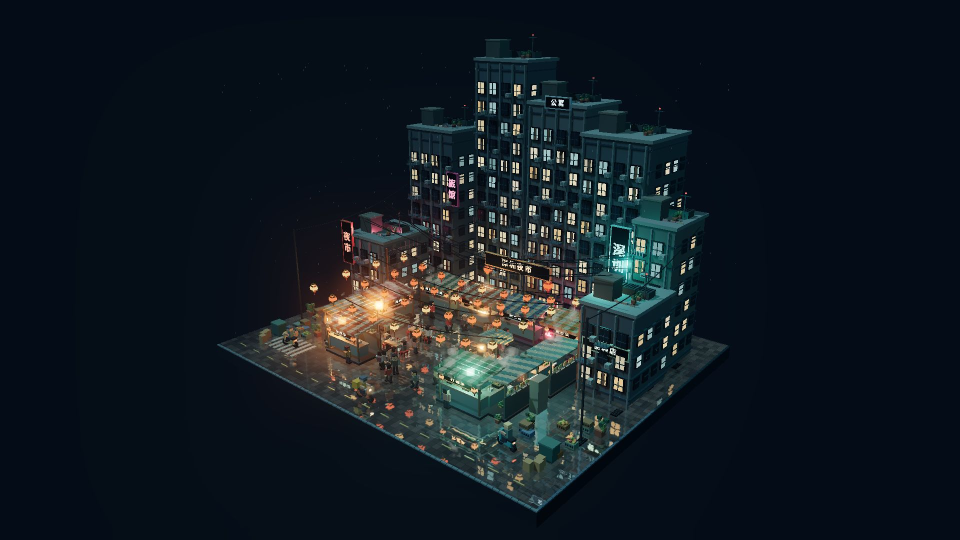
#> input picture 2b-blender/astra/scripts/browser_reference.png, 1920 x 1080 px (shown at 1/2 size)
$ python make_compare.py
#> lines starting #> are read from the running program, lines starting #| are printed output that depends on the picture
"""Assemble matching full-frame views without cropping, stretching, or retouching either."""
from PIL import Image,ImageDraw,ImageFont
from pathlib import Path
import json
root=Path(__file__).resolve().parent.parent
browser=Image.open(root/'scripts/browser_reference.png').convert('RGB')
#> browser is the input picture: PIL image 1920x1080 RGB; mean R, G, B 18.4, 26.8, 33.8
blender=Image.open(root/'scripts/blender_reference.png').convert('RGB')
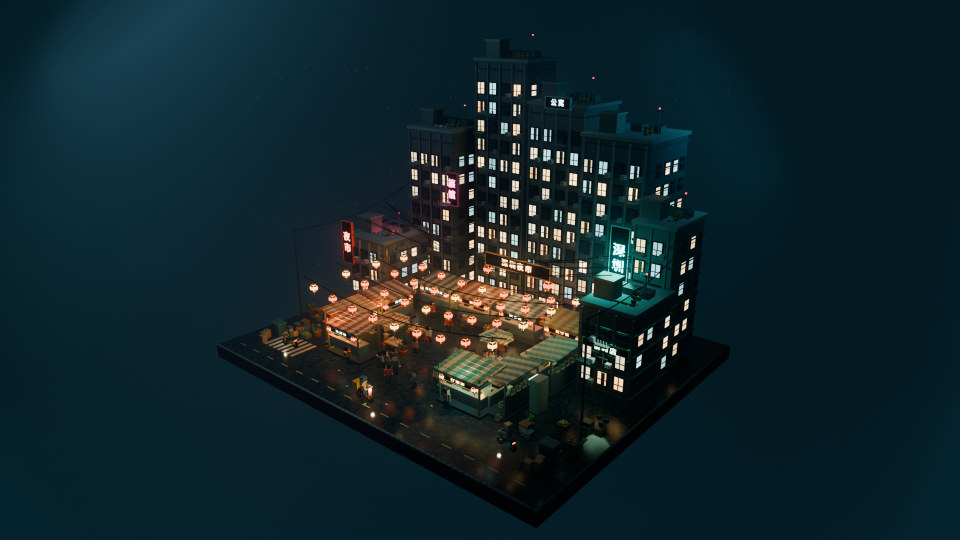
#> input picture 2b-blender/astra/scripts/blender_reference.png, 1920 x 1080 px (shown at 1/2 size)
#> blender is the input picture: PIL image 1920x1080 RGB; mean R, G, B 17.6, 37.5, 43.7
assert browser.size==blender.size==(1920,1080)
out=Image.new('RGB',(1920,1080),'#08151c');d=ImageDraw.Draw(out)
#> after `out = Image.new('RGB', (1920, 1080), '#08151c')`:
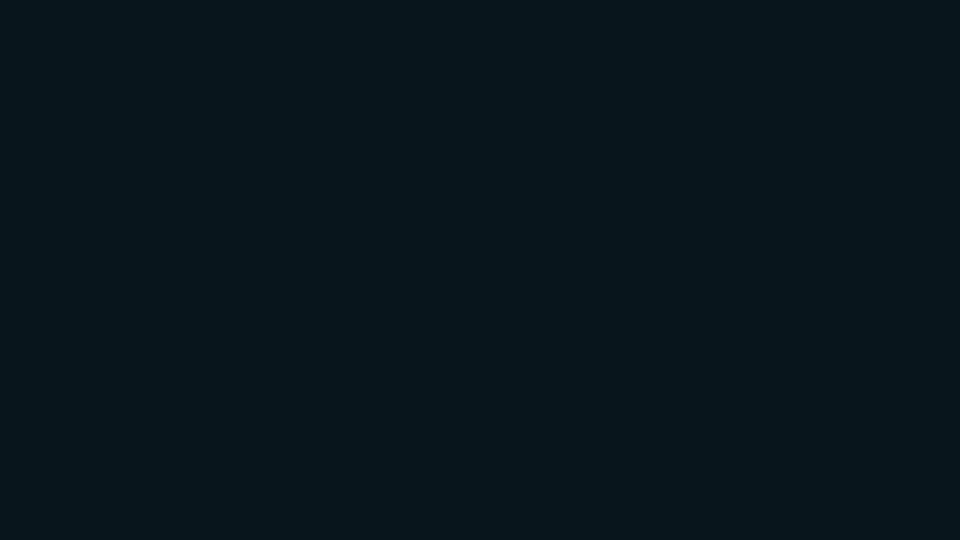
#> out: PIL image 1920x1080 RGB (shown at 1/2 size); mean R, G, B 8, 21, 28
def font(size,bold=False):
#> called with size = 40, bold = True
    candidates=[Path('C:/Windows/Fonts/seguisb.ttf' if bold else 'C:/Windows/Fonts/segoeui.ttf'),Path('/usr/share/fonts/truetype/dejavu/DejaVuSans.ttf')]
    for p in candidates:
        if p.exists():return ImageFont.truetype(str(p),size)
    return ImageFont.load_default(size=size)
d.text((56,62),'SHENZHEN  /  AFTER RAIN',font=font(40,True),fill='#e0c6a2')
d.text((56,121),'The same procedural city. A cinematic interpretation.',font=font(22),fill='#8fa6ae')
for x,img,title,subtitle in [(0,browser,'01   BROWSER ORIGINAL','Three.js · original materials and lighting'),(960,blender,'02   BLENDER CINEMATIC','EEVEE · practical lighting, volumes and wet stone')]:
    out.paste(img.resize((960,540),Image.Resampling.LANCZOS),(x,252))
    d.text((x+56,831),title,font=font(26,True),fill='#e5cfb1')
    d.text((x+56,876),subtitle,font=font(20),fill='#98b2b9')
#> this loop made 2 passes
#> (x, title) on passes 1 to 2: (0, '01   BROWSER ORIGINAL'), (960, '02   BLENDER CINEMATIC')
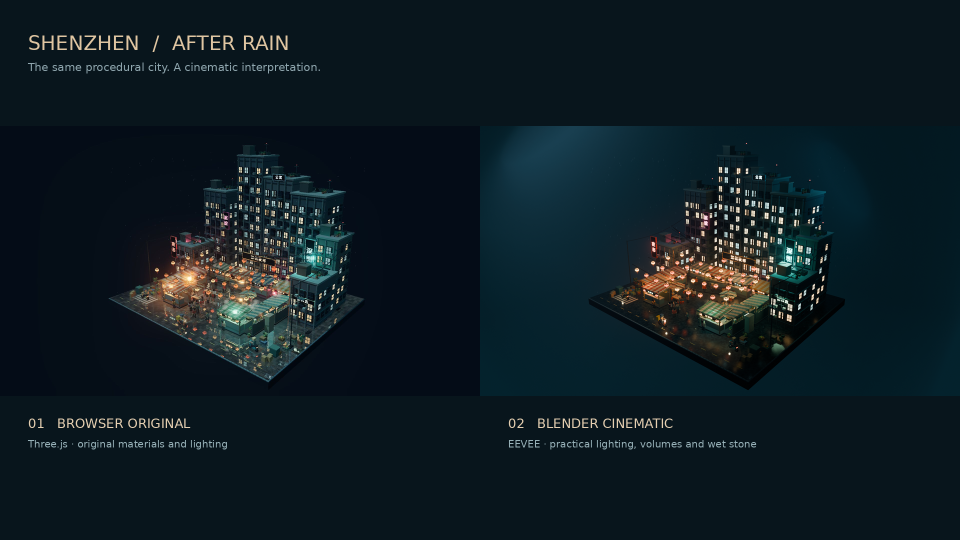
#> out: PIL image 1920x1080 RGB (shown at 1/2 size); mean R, G, B 14.3, 27.7, 34.4
d.line((960,222,960,929),fill='#23404a',width=2)
d.line((56,969,1864,969),fill='#23404a',width=1)
d.text((56,994),'MATCHED CAMERA  ·  position (38, 28, 44)  ·  target (0, 7, -1)  ·  vertical FOV 42°  ·  time 0.000 s',font=font(18),fill='#76949e')
out.save(root/'render/compare.png')
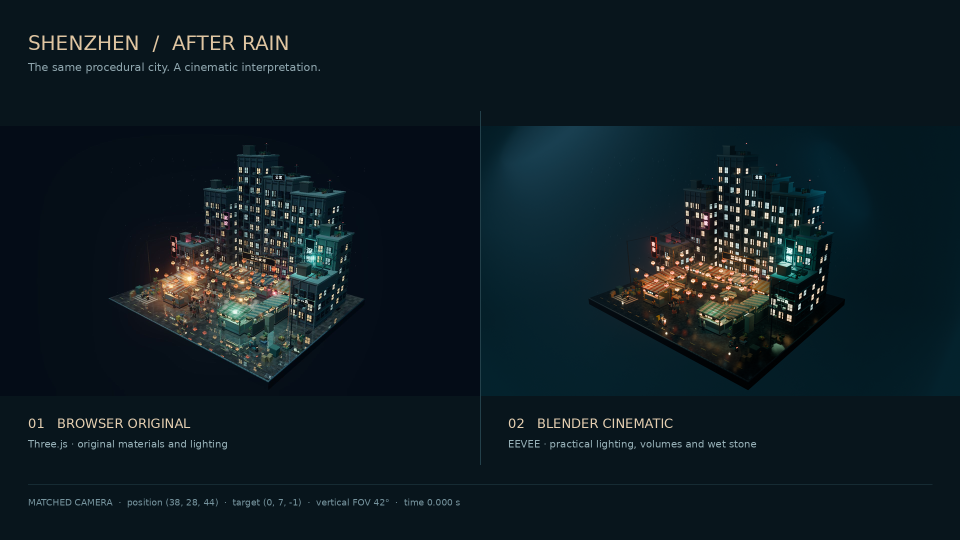
#> saved as compare.png: PIL image 1920x1080 RGB (shown at 1/2 size); mean R, G, B 14.5, 28, 34.6
(root/'render/comparison_metadata.json').write_text(json.dumps({'source':'unchanged Part 1 index.html','source_time_seconds':0,'source_position':[38,28,44],'source_target':[0,7,-1],'blender_position':[38,-44,28],'blender_target':[0,1,7],'vertical_fov_degrees':42,'input_resolution':[1920,1080],'output_resolution':[1920,1080],'layout':'full images reduced equally to 960x540; no crop or viewpoint alteration'},indent=2))
print('Saved render/compare.png')
